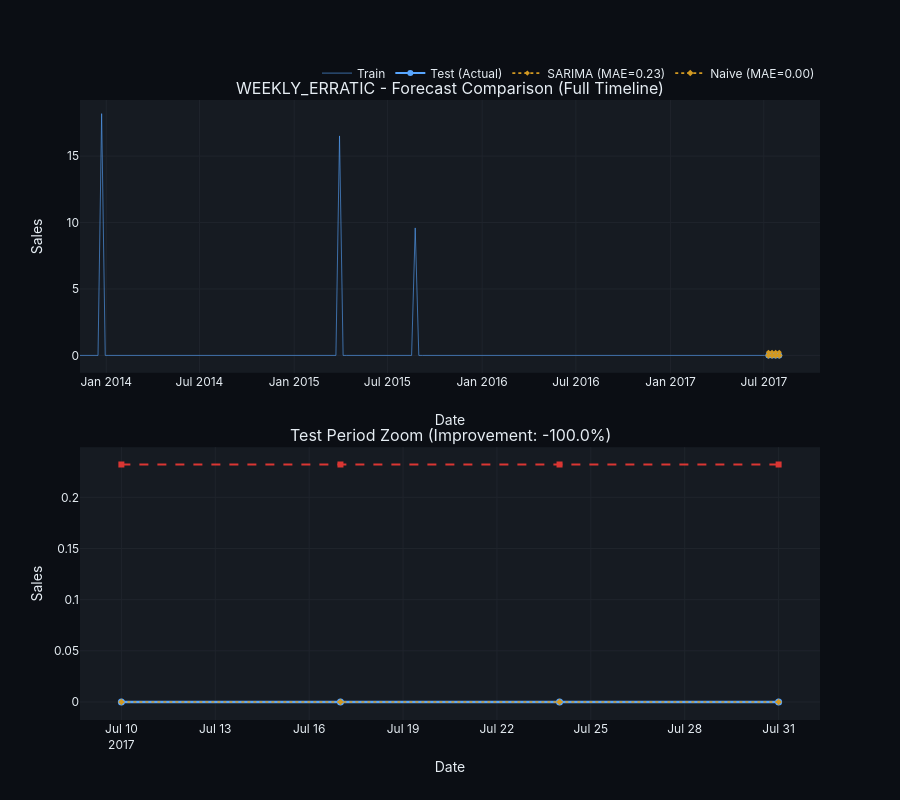
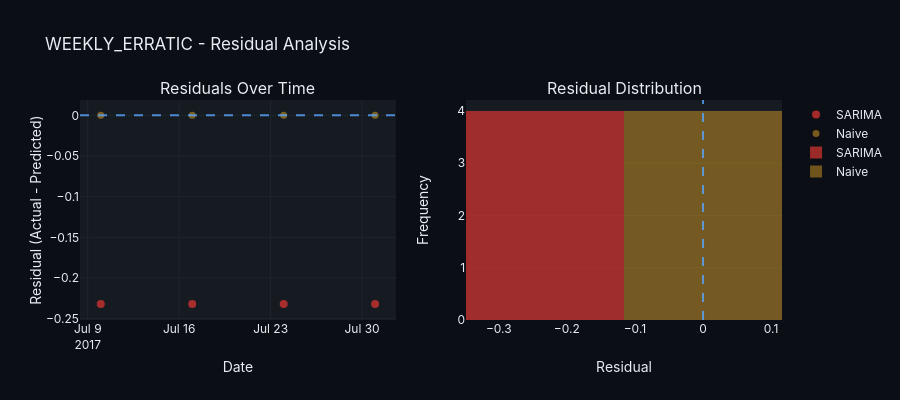

The notebook cell these images were saved under, in order:
### Code cell
# =============================================================================
# CELL 9: RUN WEEKLY ERRATIC (optional)
# =============================================================================

result_weekly_erratic = run_baseline_plotly(
    df=weekly_erratic,
    pattern="weekly_erratic",
    store=ITEMS_TO_MODEL["weekly_erratic"]["store"],
    item=ITEMS_TO_MODEL["weekly_erratic"]["item"],
    freq="W-MON",  # falls week_start = Montag
    season_length=52,
)

### Figure 1 — Plotly figure (JSON) as saved in the notebook; plotly's stock layout.template omitted (floating-point values rounded to 4 significant figures; data arrays with more than 128 entries replaced by an {"elided": "..."} marker saying what was removed)
{"data": [{"hovertemplate": "Train<br>Date: %{x}<br>Sales: %{y:.2f}<extra></extra>", "line": {"color": "#58A6FF", "width": 1}, "mode": "lines", "name": "Train", "opacity": 0.6, "type": "scatter", "x": {"elided": "191 str values"}, "xaxis": "x", "y": {"elided": "191 float values"}, "yaxis": "y"}, {"hovertemplate": "Actual<br>Date: %{x}<br>Sales: %{y:.2f}<extra></extra>", "line": {"color": "#58A6FF", "width": 2}, "marker": {"size": 6}, "mode": "lines+markers", "name": "Test (Actual)", "type": "scatter", "x": ["2017-07-10T00:00:00.000000000", "2017-07-17T00:00:00.000000000", "2017-07-24T00:00:00.000000000", "2017-07-31T00:00:00.000000000"], "xaxis": "x", "y": [0.0, 0.0, 0.0, 0.0], "yaxis": "y"}, {"hovertemplate": "SARIMA<br>Date: %{x}<br>Forecast: %{y:.2f}<extra></extra>", "line": {"color": "#D29922", "dash": "dot", "width": 1.8}, "marker": {"color": "#D29922", "size": 4, "symbol": "diamond"}, "mode": "lines+markers", "name": "SARIMA (MAE=0.23)", "type": "scatter", "x": ["2017-07-10T00:00:00.000000000", "2017-07-17T00:00:00.000000000", "2017-07-24T00:00:00.000000000", "2017-07-31T00:00:00.000000000"], "xaxis": "x", "y": [0.232, 0.232, 0.232, 0.232], "yaxis": "y"}, {"hovertemplate": "Naive<br>Date: %{x}<br>Forecast: %{y:.2f}<extra></extra>", "line": {"color": "#D29922", "dash": "dot", "width": 1.6}, "marker": {"color": "#D29922", "size": 5, "symbol": "diamond"}, "mode": "lines+markers", "name": "Naive (MAE=0.00)", "type": "scatter", "x": ["2017-07-10T00:00:00.000000000", "2017-07-17T00:00:00.000000000", "2017-07-24T00:00:00.000000000", "2017-07-31T00:00:00.000000000"], "xaxis": "x", "y": [0.0, 0.0, 0.0, 0.0], "yaxis": "y"}, {"hovertemplate": "Actual<br>Date: %{x}<br>Sales: %{y:.2f}<extra></extra>", "line": {"color": "#58A6FF", "width": 2.5}, "marker": {"color": "#58A6FF", "size": 7, "symbol": "circle"}, "mode": "lines+markers", "name": "Actual", "showlegend": false, "type": "scatter", "x": ["2017-07-10T00:00:00.000000000", "2017-07-17T00:00:00.000000000", "2017-07-24T00:00:00.000000000", "2017-07-31T00:00:00.000000000"], "xaxis": "x2", "y": [0.0, 0.0, 0.0, 0.0], "yaxis": "y2"}, {"hovertemplate": "SARIMA<br>Date: %{x}<br>Forecast: %{y:.2f}<extra></extra>", "line": {"color": "#DA3633", "dash": "dash", "width": 2}, "marker": {"color": "#DA3633", "size": 6, "symbol": "square"}, "mode": "lines+markers", "name": "SARIMA", "showlegend": false, "type": "scatter", "x": ["2017-07-10T00:00:00.000000000", "2017-07-17T00:00:00.000000000", "2017-07-24T00:00:00.000000000", "2017-07-31T00:00:00.000000000"], "xaxis": "x2", "y": [0.232, 0.232, 0.232, 0.232], "yaxis": "y2"}, {"hovertemplate": "Naive<br>Date: %{x}<br>Forecast: %{y:.2f}<extra></extra>", "line": {"color": "#D29922", "dash": "dot", "width": 1.6}, "marker": {"color": "#D29922", "size": 5, "symbol": "diamond"}, "mode": "lines+markers", "name": "Naive", "showlegend": false, "type": "scatter", "x": ["2017-07-10T00:00:00.000000000", "2017-07-17T00:00:00.000000000", "2017-07-24T00:00:00.000000000", "2017-07-31T00:00:00.000000000"], "xaxis": "x2", "y": [0.0, 0.0, 0.0, 0.0], "yaxis": "y2"}], "layout": {"annotations": [{"font": {"size": 16}, "showarrow": false, "text": "WEEKLY_ERRATIC - Forecast Comparison (Full Timeline)", "x": 0.5, "xanchor": "center", "xref": "paper", "y": 1, "yanchor": "bottom", "yref": "paper"}, {"font": {"size": 16}, "showarrow": false, "text": "Test Period Zoom (Improvement: -100.0%)", "x": 0.5, "xanchor": "center", "xref": "paper", "y": 0.44, "yanchor": "bottom", "yref": "paper"}], "height": 800, "hovermode": "x unified", "legend": {"orientation": "h", "x": 1, "xanchor": "right", "y": 1.02, "yanchor": "bottom"}, "showlegend": true, "xaxis": {"anchor": "y", "domain": [0, 1], "title": {"text": "Date"}}, "xaxis2": {"anchor": "y2", "domain": [0, 1], "title": {"text": "Date"}}, "yaxis": {"anchor": "x", "domain": [0.56, 1], "title": {"text": "Sales"}}, "yaxis2": {"anchor": "x2", "domain": [0, 0.44], "title": {"text": "Sales"}}}}

### Figure 2 — Plotly figure (JSON) as saved in the notebook; plotly's stock layout.template omitted (floating-point values rounded to 4 significant figures)
{"data": [{"hovertemplate": "SARIMA Residual<br>Date: %{x}<br>Error: %{y:.2f}<extra></extra>", "marker": {"color": "#DA3633", "opacity": 0.75, "size": 8}, "mode": "markers", "name": "SARIMA", "type": "scatter", "x": ["2017-07-10T00:00:00.000000000", "2017-07-17T00:00:00.000000000", "2017-07-24T00:00:00.000000000", "2017-07-31T00:00:00.000000000"], "xaxis": "x", "y": [-0.232, -0.232, -0.232, -0.232], "yaxis": "y"}, {"hovertemplate": "Naive Residual<br>Date: %{x}<br>Error: %{y:.2f}<extra></extra>", "marker": {"color": "#D29922", "opacity": 0.55, "size": 7}, "mode": "markers", "name": "Naive", "type": "scatter", "x": ["2017-07-10T00:00:00.000000000", "2017-07-17T00:00:00.000000000", "2017-07-24T00:00:00.000000000", "2017-07-31T00:00:00.000000000"], "xaxis": "x", "y": [0.0, 0.0, 0.0, 0.0], "yaxis": "y"}, {"hovertemplate": "Bin: %{x}<br>Count: %{y}<extra></extra>", "marker": {"color": "#DA3633"}, "name": "SARIMA", "nbinsx": 15, "opacity": 0.7, "type": "histogram", "x": [-0.232, -0.232, -0.232, -0.232], "xaxis": "x2", "yaxis": "y2"}, {"hovertemplate": "Bin: %{x}<br>Count: %{y}<extra></extra>", "marker": {"color": "#D29922"}, "name": "Naive", "nbinsx": 15, "opacity": 0.5, "type": "histogram", "x": [0.0, 0.0, 0.0, 0.0], "xaxis": "x2", "yaxis": "y2"}], "layout": {"annotations": [{"font": {"size": 16}, "showarrow": false, "text": "Residuals Over Time", "x": 0.225, "xanchor": "center", "xref": "paper", "y": 1, "yanchor": "bottom", "yref": "paper"}, {"font": {"size": 16}, "showarrow": false, "text": "Residual Distribution", "x": 0.775, "xanchor": "center", "xref": "paper", "y": 1, "yanchor": "bottom", "yref": "paper"}], "barmode": "overlay", "height": 400, "shapes": [{"line": {"color": "#58A6FF", "dash": "dash"}, "opacity": 0.8, "type": "line", "x0": 0, "x1": 1, "xref": "x domain", "y0": 0, "y1": 0, "yref": "y"}, {"line": {"color": "#58A6FF", "dash": "dash"}, "opacity": 0.8, "type": "line", "x0": 0, "x1": 0, "xref": "x2", "y0": 0, "y1": 1, "yref": "y2 domain"}], "showlegend": true, "title": {"text": "WEEKLY_ERRATIC - Residual Analysis"}, "xaxis": {"anchor": "y", "domain": [0, 0.45], "title": {"text": "Date"}}, "xaxis2": {"anchor": "y2", "domain": [0.55, 1], "title": {"text": "Residual"}}, "yaxis": {"anchor": "x", "domain": [0, 1], "title": {"text": "Residual (Actual - Predicted)"}}, "yaxis2": {"anchor": "x2", "domain": [0, 1], "title": {"text": "Frequency"}}}}
